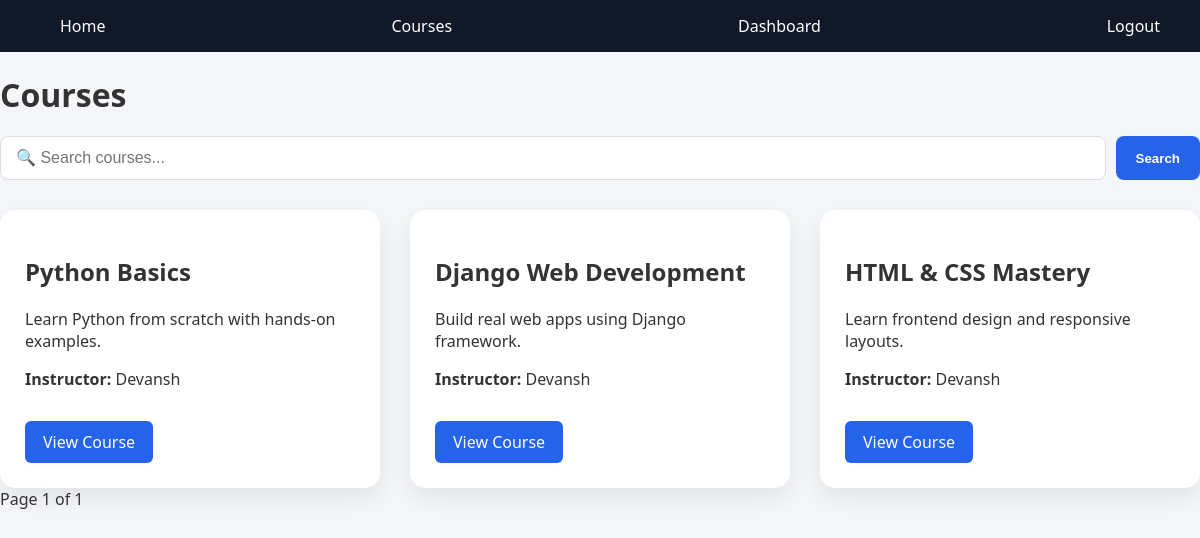
Page /courses/ on the committed database.
### courses/models.py (models this page shows, shortened)
class Course(models.Model):
    title = models.CharField(max_length=200)
    description = models.TextField()
    instructor = models.CharField(max_length=100)
    image = models.ImageField(upload_to='course_images/', null=True, blank=True)

### courses/views.py (the view)
# urls.py: path('courses/', views.course_list, name='courses'),
def course_list(request):
    courses = Course.objects.all()
    paginator = Paginator(courses, 3)  # 3 courses per page
    page_number = request.GET.get('page')
    page_obj = paginator.get_page(page_number)
    return render(request, "course_list.html", {"page_obj": page_obj})

### elearning/templates/course_list.html (shortened to what this page needs)
{% extends "base.html" %}
{% block content %}
<h1>Courses</h1>
<form method="GET" class="search-form">
    <input type="text" name="q" placeholder="🔍 Search courses...">
    <button type="submit">Search</button>
</form>
<div class="course-grid">
    {% for course in page_obj %}
        <div class="course-card">
            <h2>{{ course.title }}</h2>
            <p>{{ course.description }}</p>
            <p><strong>Instructor:</strong> {{ course.instructor }}</p>
            <a href="{% url 'course_detail' course.id %}">View Course</a>
        </div>
    {% endfor %}
</div>
<div class="pagination">
    <span>Page {{ page_obj.number }} of {{ page_obj.paginator.num_pages }}</span>
</div>
{% endblock %}

### elearning/templates/base.html (shortened to what this page needs)
{% load static %}
<!DOCTYPE html>
<html>
<head>
    <link rel="stylesheet" href="{% static 'css/style.css' %}">
</head>
<body>
<nav>
    <a href="/">Home</a>
    <a href="/courses/">Courses</a>
    <a href="/dashboard/">Dashboard</a>
    <a href="/logout/">Logout</a>
</nav>
<div class="container">
    {% block content %}{% endblock %}
</div>
</body>
</html>

### static/css/style.css (style rules this page uses)
body { margin: 0; font-family: 'Segoe UI', sans-serif; background: #f4f6f9; color: #333; }
h1, h2 { margin-bottom: 20px; }
nav { background: #111827; padding: 15px 40px; display: flex; justify-content: space-between; }
nav a { color: white; text-decoration: none; font-weight: 500; margin-left: 20px; }
.course-grid { display: grid; grid-template-columns: repeat(auto-fill, minmax(300px, 1fr)); gap: 30px; margin-top: 30px; }
.course-card { background: white; padding: 25px; border-radius: 15px; box-shadow: 0 10px 25px rgba(0,0,0,0.08); transition: 0.3s; }
.course-card a { display: inline-block; margin-top: 15px; padding: 10px 18px; background: #2563eb; color: white; text-decoration: none; border-radius: 6px; }
.search-form { display: flex; gap: 10px; margin: 20px 0 30px 0; }
.search-form input { flex: 1; padding: 12px 15px; border-radius: 8px; border: 1px solid #ddd; font-size: 16px; outline: none; transition: 0.3s; }
.search-form button { padding: 12px 20px; background: #2563eb; color: white; border: none; border-radius: 8px; font-weight: bold; cursor: pointer; transition: 0.3s; }

### rows in the picture
Course: title "Python Basics", description "Learn Python from scratch with hands-on examples.", instructor "Devansh"
Course: title "Django Web Development", description "Build real web apps using Django framework.", instructor "Devansh"
Course: title "HTML & CSS Mastery", description "Learn frontend design and responsive layouts.", instructor "Devansh"

### other values in the picture
{{ page_obj.number }} "1"
{{ page_obj.paginator.num_pages }} "1"
